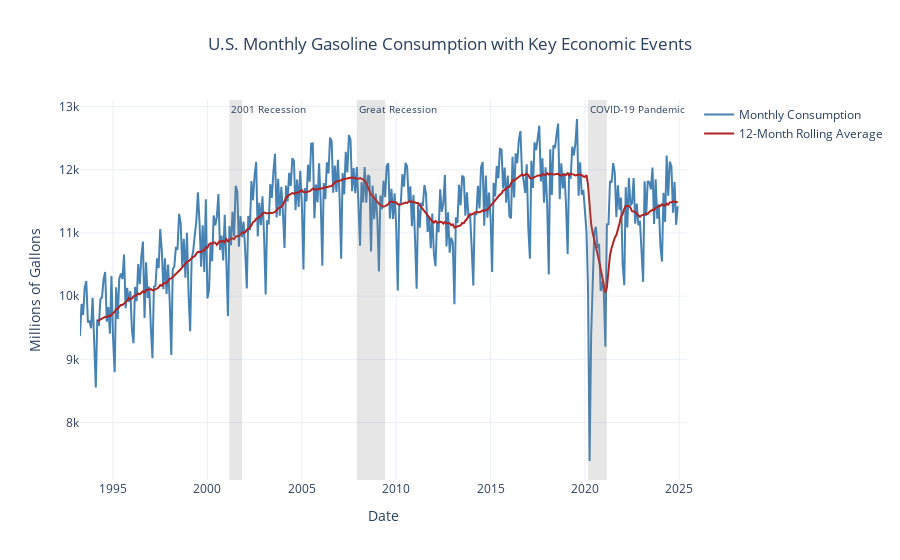

Notebook source saved alongside this figure:
### Code cell
''' Create a line plot with highlighted recession/pandemic periods '''

# Define recession/pandemic periods
highlight_periods = [
    {"start": "2001-03-01", "end": "2001-11-01", "label": "2001 Recession"},
    {"start": "2007-12-01", "end": "2009-06-01", "label": "Great Recession"},
    {"start": "2020-03-01", "end": "2021-03-01", "label": "COVID-19 Pandemic"},
]

# Create figure
fig = go.Figure()

# Add both lines
fig.add_trace(go.Scatter(
    x=consumption["Date"],
    y=consumption["Gasoline_Consumption(Millions of Gallons)"],
    mode="lines",
    name="Monthly Consumption",
    line=dict(color="steelblue", width=2)
))

# 12-month rolling average
fig.add_trace(go.Scatter(
    x=consumption["Date"],
    y=consumption["Rolling_Avg"],
    mode="lines",
    name="12-Month Rolling Average",
    line=dict(color="firebrick", width=2)
))

# Add shaded rectangles for each event
for period in highlight_periods:
    fig.add_vrect(
        x0=period["start"], x1=period["end"],
        fillcolor="gray", opacity=0.2, line_width=0,
        annotation_text=period["label"],
        annotation_position="top left",
        annotation_font_size=10
    )

# Layout styling
fig.update_layout(
    title="U.S. Monthly Gasoline Consumption with Key Economic Events",
    xaxis_title="Date",
    yaxis_title="Millions of Gallons",
    template="plotly_white",
    hovermode="x unified",
    title_x=0.5,
    legend_title_text=""
)

fig.show()

### Figure 1 — Plotly figure (JSON) as saved in the notebook; plotly's stock layout.template omitted (floating-point values rounded to 4 significant figures; data arrays with more than 128 entries replaced by an {"elided": "..."} marker saying what was removed)
{"data": [{"line": {"color": "steelblue", "width": 2}, "mode": "lines", "name": "Monthly Consumption", "type": "scatter", "x": {"elided": "381 str values"}, "y": {"elided": "381 float values"}}, {"line": {"color": "firebrick", "width": 2}, "mode": "lines", "name": "12-Month Rolling Average", "type": "scatter", "x": {"elided": "381 str values"}, "y": {"elided": "381 float values"}}], "layout": {"annotations": [{"font": {"size": 10}, "showarrow": false, "text": "2001 Recession", "x": "2001-03-01", "xanchor": "left", "xref": "x", "y": 1, "yanchor": "top", "yref": "y domain"}, {"font": {"size": 10}, "showarrow": false, "text": "Great Recession", "x": "2007-12-01", "xanchor": "left", "xref": "x", "y": 1, "yanchor": "top", "yref": "y domain"}, {"font": {"size": 10}, "showarrow": false, "text": "COVID-19 Pandemic", "x": "2020-03-01", "xanchor": "left", "xref": "x", "y": 1, "yanchor": "top", "yref": "y domain"}], "hovermode": "x unified", "legend": {"title": {"text": ""}}, "shapes": [{"fillcolor": "gray", "line": {"width": 0}, "opacity": 0.2, "type": "rect", "x0": "2001-03-01", "x1": "2001-11-01", "xref": "x", "y0": 0, "y1": 1, "yref": "y domain"}, {"fillcolor": "gray", "line": {"width": 0}, "opacity": 0.2, "type": "rect", "x0": "2007-12-01", "x1": "2009-06-01", "xref": "x", "y0": 0, "y1": 1, "yref": "y domain"}, {"fillcolor": "gray", "line": {"width": 0}, "opacity": 0.2, "type": "rect", "x0": "2020-03-01", "x1": "2021-03-01", "xref": "x", "y0": 0, "y1": 1, "yref": "y domain"}], "title": {"text": "U.S. Monthly Gasoline Consumption with Key Economic Events", "x": 0.5}, "xaxis": {"title": {"text": "Date"}}, "yaxis": {"title": {"text": "Millions of Gallons"}}}}
